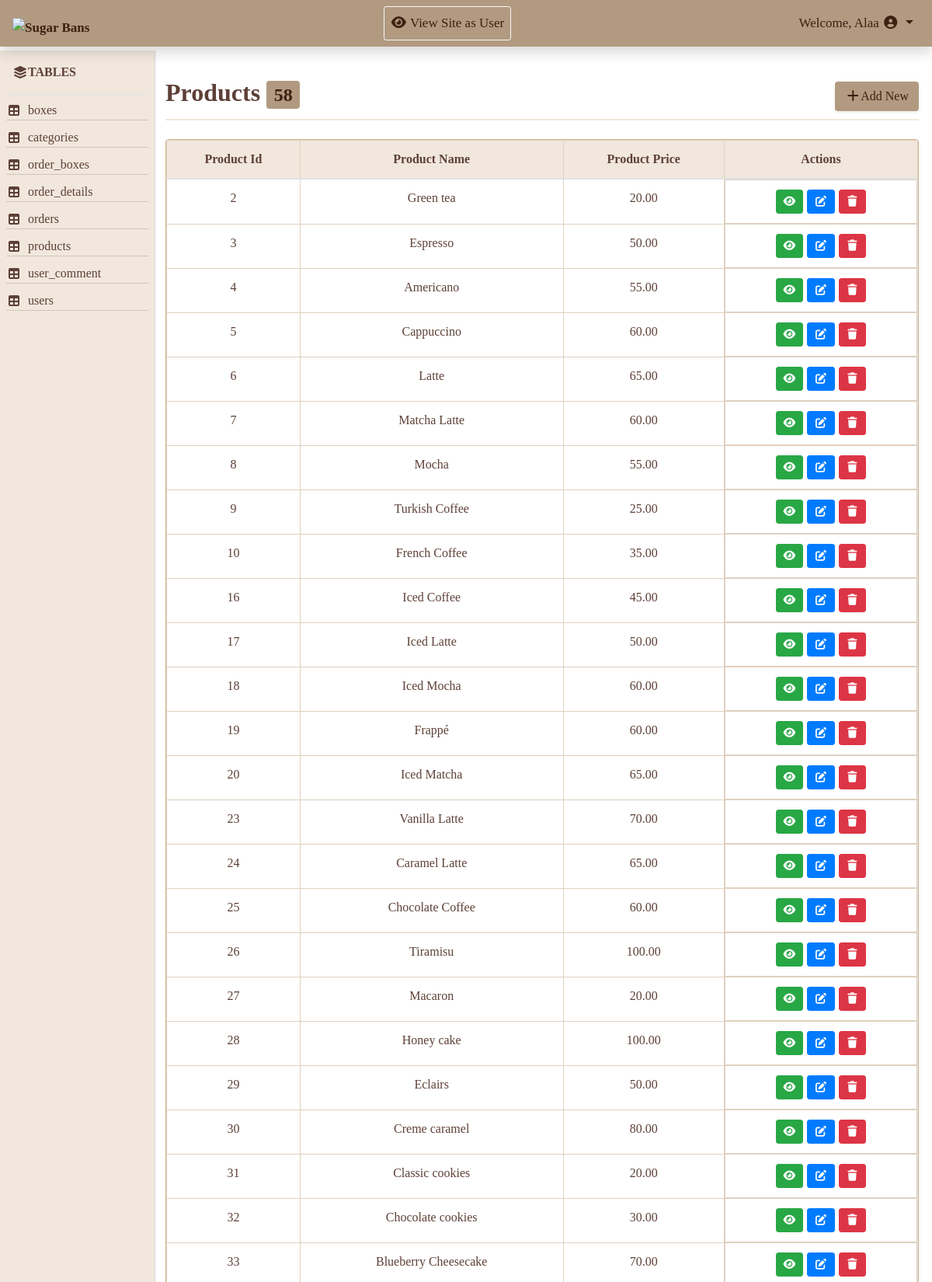
Page /Admin/view_table.php?table=products (upper part) on the committed database.
### tables this page shows
CREATE TABLE `products` (
  `product_id` int(11) NOT NULL,
  `product_name` varchar(150) DEFAULT NULL,
  `product_price` decimal(10,2) NOT NULL,
  `description` text DEFAULT NULL,
  `product_image_url` varchar(255) DEFAULT NULL,
  `category_id` int(11) NOT NULL,
  `stock` int(11) NOT NULL DEFAULT 50
);

### Admin/view_table.php (the view, shortened to what this page needs)
<?php
include 'includes/db/db.php';
include 'includes/temp/header.php';
include 'includes/temp/navbar.php';
?>
<div class="container-fluid">
    <div class="row">
        <?php include 'includes/temp/aside.php'; ?>
        <main class="col-md-10">
            <?php
            $displayTitle = "";
            if (isset($_GET['table'])) {
                $currentTable = $_GET['table'];
                $spaceName = str_replace('_', ' ', $currentTable);
                $displayTitle = ucwords($spaceName);
            }
            $statement = $connect->prepare("SELECT * FROM $currentTable");
            $statement->execute();
            $currentTableCount =$statement->rowCount();
            $result = $statement->fetchAll();
            ?>
            <div class="d-flex justify-content-between align-items-center mb-2 div-title">
            <h2 class="table-title" ><?php echo $displayTitle;?> <span class="badge"><?php echo $currentTableCount;?></span></h2>
            <a href="add.php?table=<?php echo $currentTable; ?>" class="btn shadow-sm btn-add"><i class="fa-solid fa-plus"></i>Add New</a>
        </div>
        <?php
            $columns = [];
            if (!empty($result)) {
            $columns = array_filter(array_keys($result[0]), function($key) {
             return !is_numeric($key);
            });
            $columns = array_slice($columns, 0, 3);
            }
        ?>
            <div class="card shadow-sm mt-4 overflow-hidden">
                <div class="table-responsive">
                    <table class="table table-hover mb-0 w-100 border 1px">
                        <thead>
                            <tr>
                                <?php foreach ($columns as $col){?>
                                    <th><?php echo ucwords(str_replace('_', ' ', $col)); ?></th>
                                    <?php } ?>
                                    <th>Actions</th>
                            </tr>
                        </thead>
                        <tbody>
                            <?php foreach ($result as $row){ ?>
                                <tr>
                                    <?php foreach ($columns as $col){ ?>
                                    <td><?php echo $row[$col]; ?></td>
                                        <?php } ?>
                                    <td class="d-flex flex-md-nowrap justify-content-center operation">
                                        <a href="action.php?action=show&table=<?php echo $currentTable; ?>&id=<?php echo array_values($row)[0]; ?>" class="btn btn-sm btn-success"><i class="fa-solid fa-eye"></i></a>
                                        <a href="action.php?action=edit&table=<?php echo $currentTable; ?>&id=<?php echo array_values($row)[0]; ?>" class="btn btn-sm btn-primary"><i class="fa-solid fa-pen-to-square"></i></a>
                                        <a href="action.php?action=delete&table=<?php echo $currentTable; ?>&id=<?php echo array_values($row)[0]; ?>" class="btn btn-sm btn-danger" onclick= "return confirm('Are you sure you want to delete this?')"><i class="fa-solid fa-trash"></i></a>
                                   </td>
                               </tr>
                            <?php } ?>
                        </tbody>
                    </table>
                </div>
            </div>
        </main>
    </div>
</div>
<?php
include 'includes/temp/footer.php';
?>

### Admin/includes/assets/css/style.css (style rules this page uses)
* { margin: 0; padding: 0; box-sizing: border-box; }
body { font-family:Georgia, 'Times New Roman', Times, serif; }
main { margin-top: 100px; margin-left: 16.5%; padding-right:5px ; }
.div-title { border-bottom: 2px solid #f1e7dd; padding-bottom: 5px; }
.table-title { color: #5d4037; font-weight: bold; }
.btn-add { background-color:#b19a80; color: #3c2011 ; }
.badge { background-color:#b19a80; color: #3c2011 ; }
.table ,.card { color: #5d4037; border-color: #d2b48c; }
.table th, .table td { border: 1px solid #e0d0c0; text-align: center; }
.table th { background-color: #f1e7dd ; }
.operation { gap:5px; margin: auto; }

### rows in the picture
products: product_id "2", product_name "Green tea", product_price "20.00"
products: product_id "3", product_name "Espresso", product_price "50.00"
products: product_id "4", product_name "Americano", product_price "55.00"
products: product_id "5", product_name "Cappuccino", product_price "60.00"
products: product_id "6", product_name "Latte", product_price "65.00"
products: product_id "7", product_name "Matcha Latte", product_price "60.00"
products: product_id "8", product_name "Mocha", product_price "55.00"
products: product_id "9", product_name "Turkish Coffee", product_price "25.00"
products: product_id "10", product_name "French Coffee", product_price "35.00"
products: product_id "16", product_name "Iced Coffee", product_price "45.00"
products: product_id "17", product_name "Iced Latte", product_price "50.00"
products: product_id "18", product_name "Iced Mocha", product_price "60.00"
products: product_id "19", product_name "Frappé", product_price "60.00"
products: product_id "20", product_name "Iced Matcha", product_price "65.00"
products: product_id "23", product_name "Vanilla Latte", product_price "70.00"
products: product_id "24", product_name "Caramel Latte", product_price "65.00"
products: product_id "25", product_name "Chocolate Coffee", product_price "60.00"
products: product_id "26", product_name "Tiramisu", product_price "100.00"
products: product_id "27", product_name "Macaron", product_price "20.00"
products: product_id "28", product_name "Honey cake", product_price "100.00"
products: product_id "29", product_name "Eclairs", product_price "50.00"
products: product_id "30", product_name "Creme caramel", product_price "80.00"
products: product_id "31", product_name "Classic cookies", product_price "20.00"
products: product_id "32", product_name "Chocolate cookies", product_price "30.00"
products: product_id "33", product_name "Blueberry Cheesecake", product_price "70.00"

### other values in the picture
$tableName "boxes"
$tableName "categories"
$tableName "order_boxes"
$tableName "order_details"
$tableName "orders"
$tableName "products"
$tableName "user_comment"
$tableName "users"
$displayTitle "Products"
$currentTableCount "58"
str_replace('_', ' ', $col) "Product Id"
str_replace('_', ' ', $col) "Product Name"
str_replace('_', ' ', $col) "Product Price"
